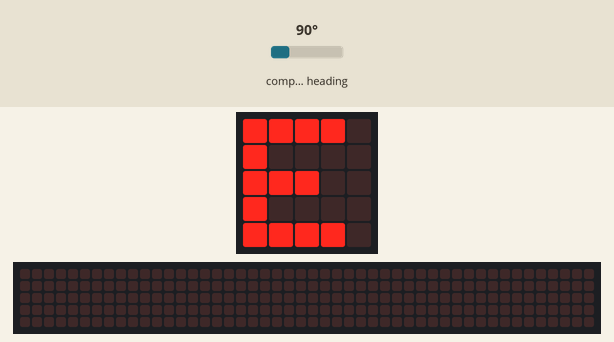
The program below on a simulated BBC micro:bit (MakeCode). Shown: the board's 5×5 LED display, a strip that is not on the board, showing the scrolling text unrolled. The inputs (shaded band) are chosen by the test bench; at power-on: compass heading 90°. The 48×5 strip is a reading aid, not a part: it shows the text the display is scrolling, unrolled, one strip-width of it at a time; the compass is already calibrated.

Above: at 1.2 s.
1.3 s: compass heading set to 16°
At 1.61 s:
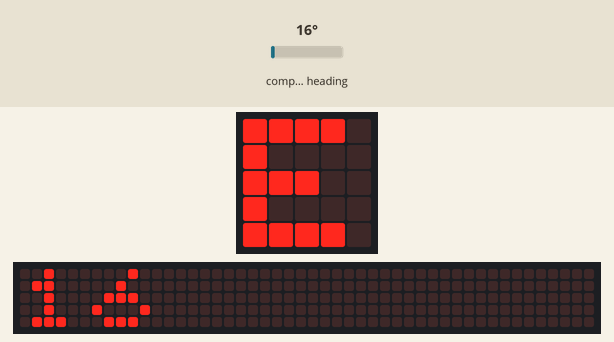
3.4 s: compass heading set to 90°
At 4.9 s:
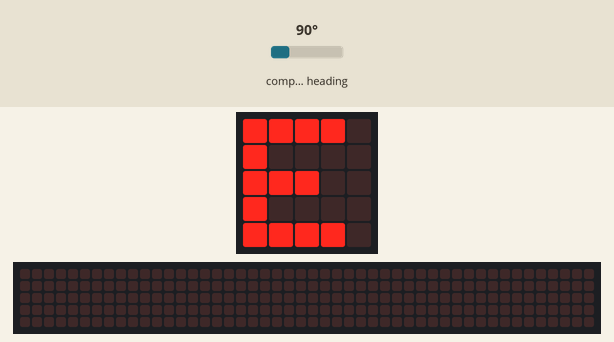
5.7 s: compass heading set to 180°
At 6.4 s:
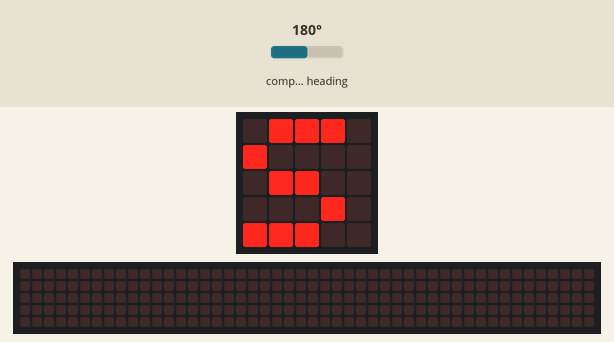
7.3 s: compass heading set to 269°
At 7.9 s:
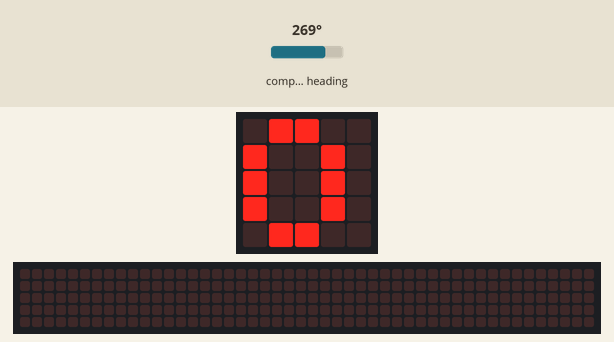
8.8 s: compass heading set to 352°
At 9.5 s:
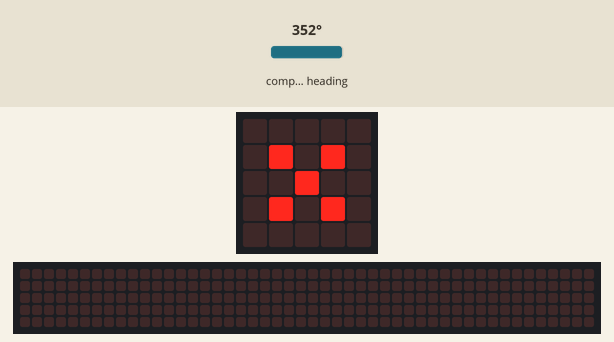
10.3 s: compass heading set to 16°
At 10.65 s:
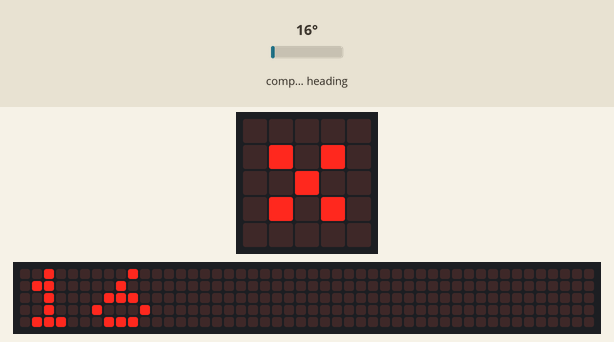
Timing chart, 0 to 13.0 s (numbered marks = the images above; inputs shaded):
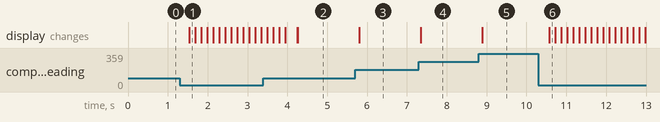

The program:

main.ts
```typescript
basic.forever(function () {
    if (input.compassHeading() > -20 && input.compassHeading() < 20) {
        basic.showString("" + (input.compassHeading()))
    } else if (input.compassHeading() > 80 && input.compassHeading() < 100) {
        basic.showString("E")
    } else if (input.compassHeading() > 170 && input.compassHeading() < 190) {
        basic.showString("S")
    } else if (input.compassHeading() > 260 && input.compassHeading() < 280) {
        basic.showString("O")
    } else {
        basic.showLeds(`
            . . . . .
            . # . # .
            . . # . .
            . # . # .
            . . . . .
            `)
    }
})
```

test.ts
```typescript
// aquí va el archivo "tests"; esto no se compilará cuando este paquete se utilice como una extensión.
```

Measured:
- after the input at 1.3 s, the display: changes after 0.24 s (image 1)
- after the input at 3.4 s, the display: first differs from a run without the input after 0.86 s (image 2)
- after the input at 5.7 s, the display: changes after 0.11 s (image 3)
- after the input at 7.3 s, the display: changes after 0.05 s (image 4)
- after the input at 8.8 s, the display: changes after 0.09 s (image 5)
- after the input at 10.3 s, the display: changes after 0.28 s (image 6)
